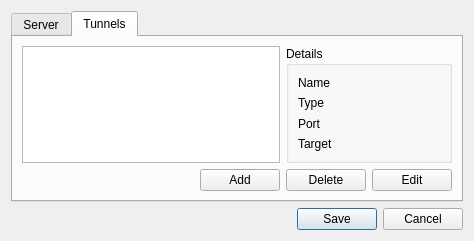
<?xml version="1.0" encoding="UTF-8"?>
<ui version="4.0">
 <class>modifyDialog</class>
 <widget class="QDialog" name="modifyDialog">
  <property name="geometry">
   <rect>
    <x>0</x>
    <y>0</y>
    <width>474</width>
    <height>238</height>
   </rect>
  </property>
  <property name="windowTitle">
   <string>Dialog</string>
  </property>
  <layout class="QGridLayout" name="gridLayout_3">
   <item row="0" column="0">
    <widget class="QTabWidget" name="tabWidget">
     <property name="currentIndex">
      <number>1</number>
     </property>
     <widget class="QWidget" name="tab">
      <attribute name="icon">
       <iconset resource="icons.qrc">
        <normaloff>:/icons/icons/network-server.png</normaloff>:/icons/icons/network-server.png</iconset>
      </attribute>
      <attribute name="title">
       <string>Server</string>
      </attribute>
      <layout class="QGridLayout" name="gridLayout_2">
       <item row="2" column="1">
        <widget class="QLineEdit" name="lineEdit_hostname">
         <property name="text">
          <string>localhost</string>
         </property>
        </widget>
       </item>
       <item row="2" column="0">
        <widget class="QLabel" name="label_2">
         <property name="text">
          <string>Hostname:</string>
         </property>
        </widget>
       </item>
       <item row="2" column="2">
        <widget class="QSpinBox" name="spinBox_port">
         <property name="minimum">
          <number>1</number>
         </property>
         <property name="maximum">
          <number>65536</number>
         </property>
         <property name="value">
          <number>22</number>
         </property>
        </widget>
       </item>
       <item row="5" column="2">
        <spacer name="verticalSpacer">
         <property name="orientation">
          <enum>Qt::Vertical</enum>
         </property>
         <property name="sizeHint" stdset="0">
          <size>
           <width>20</width>
           <height>40</height>
          </size>
         </property>
        </spacer>
       </item>
       <item row="3" column="1" colspan="2">
        <widget class="QLineEdit" name="lineEdit_username">
         <property name="text">
          <string>root</string>
         </property>
        </widget>
       </item>
       <item row="3" column="0">
        <widget class="QLabel" name="label">
         <property name="text">
          <string>Username:</string>
         </property>
        </widget>
       </item>
       <item row="1" column="0">
        <widget class="QLabel" name="label_3">
         <property name="text">
          <string>Tunnel name:</string>
         </property>
        </widget>
       </item>
       <item row="1" column="1" colspan="2">
        <widget class="QLineEdit" name="lineEdit_tunnel">
         <property name="text">
          <string>New connection</string>
         </property>
        </widget>
       </item>
       <item row="4" column="1" colspan="2">
        <widget class="QCheckBox" name="checkBox_remote">
         <property name="text">
          <string>Allow remote connections to local forwarded ports</string>
         </property>
        </widget>
       </item>
      </layout>
     </widget>
     <widget class="QWidget" name="tab2">
      <attribute name="icon">
       <iconset resource="icons.qrc">
        <normaloff>:/icons/icons/kstm.png</normaloff>:/icons/icons/kstm.png</iconset>
      </attribute>
      <attribute name="title">
       <string>Tunnels</string>
      </attribute>
      <layout class="QGridLayout" name="gridLayout">
       <item row="0" column="0" colspan="2">
        <widget class="QListWidget" name="listWidget_tunnels"/>
       </item>
       <item row="3" column="0">
        <spacer name="horizontalSpacer">
         <property name="orientation">
          <enum>Qt::Horizontal</enum>
         </property>
         <property name="sizeHint" stdset="0">
          <size>
           <width>40</width>
           <height>20</height>
          </size>
         </property>
        </spacer>
       </item>
       <item row="3" column="1">
        <widget class="QPushButton" name="buttonAdd">
         <property name="text">
          <string>Add</string>
         </property>
         <property name="icon">
          <iconset resource="icons.qrc">
           <normaloff>:/icons/icons/list-add.png</normaloff>:/icons/icons/list-add.png</iconset>
         </property>
        </widget>
       </item>
       <item row="3" column="2">
        <widget class="QPushButton" name="buttonDelete">
         <property name="text">
          <string>Delete</string>
         </property>
         <property name="icon">
          <iconset resource="icons.qrc">
           <normaloff>:/icons/icons/list-remove.png</normaloff>:/icons/icons/list-remove.png</iconset>
         </property>
        </widget>
       </item>
       <item row="3" column="3">
        <widget class="QPushButton" name="buttonEdit">
         <property name="text">
          <string>Edit</string>
         </property>
         <property name="icon">
          <iconset resource="icons.qrc">
           <normaloff>:/icons/icons/document-properties.png</normaloff>:/icons/icons/document-properties.png</iconset>
         </property>
        </widget>
       </item>
       <item row="0" column="2" colspan="2">
        <widget class="QGroupBox" name="groupBox">
         <property name="title">
          <string>Details</string>
         </property>
         <layout class="QGridLayout" name="gridLayout_4">
          <item row="0" column="0">
           <widget class="QLabel" name="label_4">
            <property name="text">
             <string>Name</string>
            </property>
           </widget>
          </item>
          <item row="0" column="1">
           <widget class="QLabel" name="label_name">
            <property name="font">
             <font>
              <weight>75</weight>
              <italic>true</italic>
              <bold>true</bold>
             </font>
            </property>
            <property name="text">
             <string/>
            </property>
           </widget>
          </item>
          <item row="1" column="0">
           <widget class="QLabel" name="label_5">
            <property name="text">
             <string>Type</string>
            </property>
           </widget>
          </item>
          <item row="1" column="1">
           <widget class="QLabel" name="label_type">
            <property name="font">
             <font>
              <italic>true</italic>
             </font>
            </property>
            <property name="text">
             <string/>
            </property>
           </widget>
          </item>
          <item row="2" column="0">
           <widget class="QLabel" name="label_6">
            <property name="text">
             <string>Port</string>
            </property>
           </widget>
          </item>
          <item row="2" column="1">
           <widget class="QLabel" name="label_local">
            <property name="font">
             <font>
              <italic>true</italic>
             </font>
            </property>
            <property name="text">
             <string/>
            </property>
           </widget>
          </item>
          <item row="3" column="0">
           <widget class="QLabel" name="label_7">
            <property name="text">
             <string>Target</string>
            </property>
           </widget>
          </item>
          <item row="3" column="1">
           <widget class="QLabel" name="label_target">
            <property name="font">
             <font>
              <italic>true</italic>
             </font>
            </property>
            <property name="text">
             <string/>
            </property>
           </widget>
          </item>
         </layout>
        </widget>
       </item>
      </layout>
     </widget>
    </widget>
   </item>
   <item row="1" column="0">
    <widget class="QDialogButtonBox" name="buttonBox">
     <property name="standardButtons">
      <set>QDialogButtonBox::Cancel|QDialogButtonBox::Save</set>
     </property>
    </widget>
   </item>
  </layout>
  <action name="actionEdit">
   <property name="icon">
    <iconset resource="icons.qrc">
     <normaloff>:/icons/icons/document-properties.png</normaloff>:/icons/icons/document-properties.png</iconset>
   </property>
   <property name="text">
    <string>Edit</string>
   </property>
   <property name="toolTip">
    <string>Edit tunnel</string>
   </property>
  </action>
  <action name="actionDelete">
   <property name="icon">
    <iconset resource="icons.qrc">
     <normaloff>:/icons/icons/edit-delete.png</normaloff>:/icons/icons/edit-delete.png</iconset>
   </property>
   <property name="text">
    <string>delete</string>
   </property>
   <property name="toolTip">
    <string>Delete this tunnel</string>
   </property>
  </action>
  <action name="actionAdd">
   <property name="icon">
    <iconset resource="icons.qrc">
     <normaloff>:/icons/icons/document-new.png</normaloff>:/icons/icons/document-new.png</iconset>
   </property>
   <property name="text">
    <string>Add</string>
   </property>
   <property name="toolTip">
    <string>Add new tunnel</string>
   </property>
  </action>
 </widget>
 <resources>
  <include location="icons.qrc"/>
 </resources>
 <connections>
  <connection>
   <sender>buttonBox</sender>
   <signal>accepted()</signal>
   <receiver>modifyDialog</receiver>
   <slot>accept()</slot>
   <hints>
    <hint type="sourcelabel">
     <x>252</x>
     <y>233</y>
    </hint>
    <hint type="destinationlabel">
     <x>157</x>
     <y>274</y>
    </hint>
   </hints>
  </connection>
  <connection>
   <sender>buttonBox</sender>
   <signal>rejected()</signal>
   <receiver>modifyDialog</receiver>
   <slot>reject()</slot>
   <hints>
    <hint type="sourcelabel">
     <x>320</x>
     <y>233</y>
    </hint>
    <hint type="destinationlabel">
     <x>286</x>
     <y>274</y>
    </hint>
   </hints>
  </connection>
  <connection>
   <sender>buttonEdit</sender>
   <signal>clicked()</signal>
   <receiver>actionEdit</receiver>
   <slot>trigger()</slot>
   <hints>
    <hint type="sourcelabel">
     <x>418</x>
     <y>181</y>
    </hint>
    <hint type="destinationlabel">
     <x>-1</x>
     <y>-1</y>
    </hint>
   </hints>
  </connection>
  <connection>
   <sender>buttonDelete</sender>
   <signal>clicked()</signal>
   <receiver>actionDelete</receiver>
   <slot>trigger()</slot>
   <hints>
    <hint type="sourcelabel">
     <x>349</x>
     <y>181</y>
    </hint>
    <hint type="destinationlabel">
     <x>-1</x>
     <y>-1</y>
    </hint>
   </hints>
  </connection>
  <connection>
   <sender>buttonAdd</sender>
   <signal>clicked()</signal>
   <receiver>actionAdd</receiver>
   <slot>trigger()</slot>
   <hints>
    <hint type="sourcelabel">
     <x>201</x>
     <y>168</y>
    </hint>
    <hint type="destinationlabel">
     <x>-1</x>
     <y>-1</y>
    </hint>
   </hints>
  </connection>
  <connection>
   <sender>listWidget_tunnels</sender>
   <signal>doubleClicked(QModelIndex)</signal>
   <receiver>actionEdit</receiver>
   <slot>trigger()</slot>
   <hints>
    <hint type="sourcelabel">
     <x>197</x>
     <y>84</y>
    </hint>
    <hint type="destinationlabel">
     <x>425</x>
     <y>181</y>
    </hint>
   </hints>
  </connection>
 </connections>
</ui>
